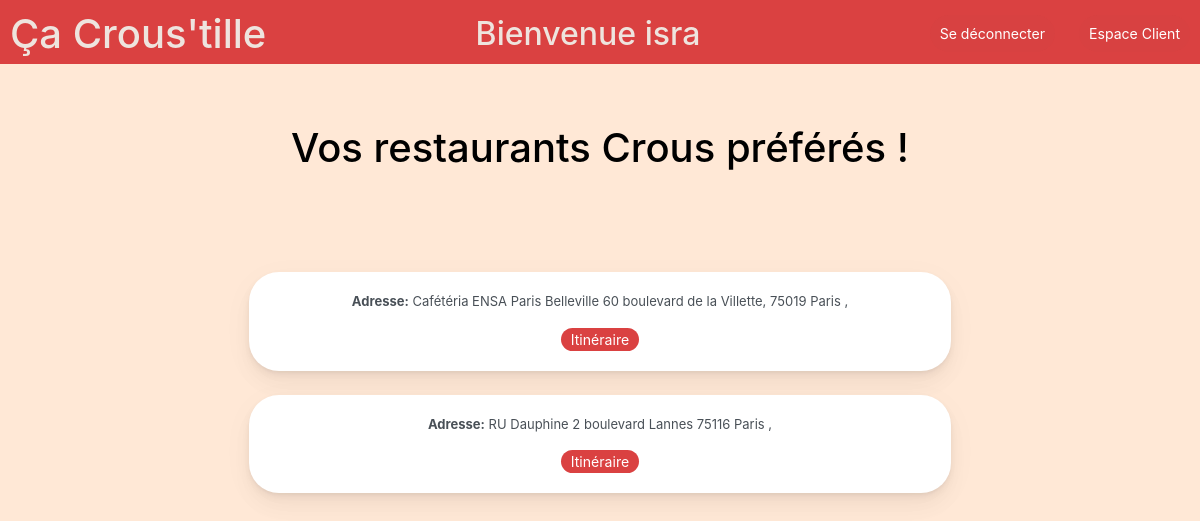
Page /favoris/favoris.php (signed in) on the committed database.
### tables this page shows
CREATE TABLE `donneecrous` (
  `ID` int(11) NOT NULL,
  `Adresse` varchar(154) DEFAULT NULL,
  `NumeroTelephone` varchar(16) DEFAULT NULL,
  `AdresseEmail` varchar(66) DEFAULT NULL
);

### favoris/favoris.php (the view, shortened to what this page needs)
<?php
$bdd = new PDO('mysql:host=localhost;dbname=espace_membre;charset=utf8', 'root', 'root', array(PDO::ATTR_ERRMODE => PDO::ERRMODE_EXCEPTION));
$userId = $_SESSION['ID'];
$recupMessages = $bdd->prepare('SELECT donneecrous.Adresse, donneecrous.NumeroTelephone, donneecrous.AdresseEmail FROM favoris INNER JOIN donneecrous ON favoris.restaurant_id = donneecrous.ID WHERE favoris.user_id = ? ORDER BY donneecrous.ID DESC');
$recupMessages->execute([$userId]);
?>
<!DOCTYPE html>
<html lang="fr">
<head>
    <link rel="stylesheet" href="https://stackpath.bootstrapcdn.com/bootstrap/4.5.2/css/bootstrap.min.css">
    <link rel="stylesheet" href="../forum/STYLEforum.css">
    <link rel="stylesheet" href="favoris.css">
</head>
<body>
<div class="banniere">
    <div class="lien-deco d-flex justify-content-between align-items-center">
        <div class="float-left">
            <h1>Ça Crous'tille</h1>
        </div>
        <div class="text-center">
            <h2>Bienvenue <?php echo htmlspecialchars($_SESSION['nom']) ?></h2>
        </div>
        <div class="float-right" >
            <a id="btndeco" href="../login/deconnexion.php?deco">Se déconnecter</a>
            <a id="btnEspaceC" href="../pageClient/PageClient.php">Espace Client</a>
        </div>
    </div>
</div>
<h1 id="titre"> Vos restaurants Crous préférés ! </h1>
<div class="container-fluid mt-100">
    <div class="row">
        <?php
        while ($favori = $recupMessages->fetch()) {
            ?>
            <div class="col-md-12">
                <div id="box" class="card mb-4">
                    <div class="card-body text-center">
                        <p><strong>Adresse:</strong>
                            <?php
                            if (!empty($favori['Adresse'])) {
                                echo htmlspecialchars($favori['Adresse']);
                            } else {
                                echo "Non spécifiée";
                            }
                            ?>
                        </p>
                        <button id ="btn"><a href="favoris_itineraire.php?adresse=<?php echo urlencode($favori['Adresse']); ?>" >Itinéraire</a> </button>
                    </div>
                </div>
            </div>
            <?php
        }
        ?>
    </div>
</div>
</body>
</html>

### forum/STYLEforum.css (style rules this page uses)
body { margin: 0; font-family: -apple-system, BlinkMacSystemFont, "Segoe UI", Roboto, "Helvetica Neue", Arial, "Noto Sans", sans-serif, "Apple Color Emoji", "Segoe UI Emoji", "Segoe UI Symbol", "Noto Color Emoji"; font-size: .88rem; font-weight: 400; line-height: 1.5; color: #495057; text-align: left; background-color: #ffe8d6; }
html, body { height: 100%; margin: 0; }
.banniere { padding-top: 10px; background-color: rgb(218, 65, 65); color: #eee4de; height: 8%; }
.float-right { margin-bottom: .5rem; !important; }
.float-left h1 { margin-left: 10px; }
#btnEspaceC { margin-right: 10px; }
.lien-deco a { text-decoration: none; background-color: #d84141; padding: 10px; color: white; border-radius: 30px; transition: background-color 0.3s ease-out; }
.lien-deco { margin-left: auto; }
#btndeco, #btnEspaceC { margin-left: 20px; }
.mt-100 { margin-top: 100px }
.card { box-shadow: 0 0.46875rem 2.1875rem rgba(4, 9, 20, 0.03), 0 0.9375rem 1.40625rem rgba(4, 9, 20, 0.03), 0 0.25rem 0.53125rem rgba(4, 9, 20, 0.05), 0 0.125rem 0.1875rem rgba(4, 9, 20, 0.03); border-width: 0; transition: all .2s; margin-bottom: 20px; }
.card-body { flex: 1 1 auto; padding: 1.25rem; }
.card-body p { font-size: 13px; }
a { color: #E91E63; text-decoration: none !important; background-color: transparent; }
#box { max-width: 70%; margin: auto; }

### favoris/favoris.css (style rules this page uses)
#box { border-radius: 30px; max-width: 60%; margin: auto; align-items: center; }
#btn { background-color: rgb(218, 65, 65); border-radius: 30px; border: none; padding-left:10px ; padding-right:10px ; }
#btn a { color: white; }
#titre { margin-top: 60px; padding: 0; text-align: center; color: black; }

### rows in the picture
donneecrous: Adresse "Cafétéria ENSA Paris Belleville 60 boulevard de la Villette, 75019 Paris ,"
donneecrous: Adresse "RU Dauphine 2 boulevard Lannes 75116 Paris ,"

### other values in the picture
$_SESSION['nom'] "isra"
